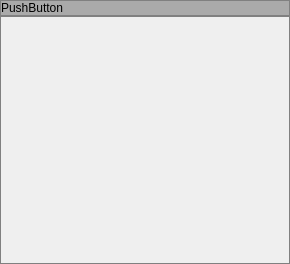
<?xml version="1.0" encoding="UTF-8"?>
<ui version="4.0">
 <class>MyComboPage</class>
 <widget class="QWidget" name="MyComboPage">
  <property name="geometry">
   <rect>
    <x>0</x>
    <y>0</y>
    <width>290</width>
    <height>264</height>
   </rect>
  </property>
  <property name="windowTitle">
   <string>Form</string>
  </property>
  <layout class="QVBoxLayout" name="verticalLayout">
   <property name="spacing">
    <number>0</number>
   </property>
   <property name="leftMargin">
    <number>0</number>
   </property>
   <property name="topMargin">
    <number>0</number>
   </property>
   <property name="rightMargin">
    <number>0</number>
   </property>
   <property name="bottomMargin">
    <number>0</number>
   </property>
   <item>
    <widget class="QPushButton" name="pushButton">
     <property name="layoutDirection">
      <enum>Qt::RightToLeft</enum>
     </property>
     <property name="styleSheet">
      <string notr="true">text-align:left;
 background-color:rgb(170, 170, 170);
 border: 1px solid gray;
    border-radius: 0px;
    padding-left:5px



</string>
     </property>
     <property name="text">
      <string>PushButton</string>
     </property>
     <property name="icon">
      <iconset resource="qrsc.qrc">
       <normaloff>:/img/left-arrow.png</normaloff>:/img/left-arrow.png</iconset>
     </property>
     <property name="checkable">
      <bool>true</bool>
     </property>
     <property name="checked">
      <bool>false</bool>
     </property>
     <property name="autoRepeat">
      <bool>false</bool>
     </property>
     <property name="autoExclusive">
      <bool>false</bool>
     </property>
     <property name="autoDefault">
      <bool>false</bool>
     </property>
     <property name="default">
      <bool>false</bool>
     </property>
     <property name="flat">
      <bool>false</bool>
     </property>
    </widget>
   </item>
   <item>
    <widget class="QWidget" name="widget" native="true">
     <property name="enabled">
      <bool>true</bool>
     </property>
     <property name="styleSheet">
      <string notr="true">border: 1px solid gray;</string>
     </property>
     <layout class="QVBoxLayout" name="verticalLayout_2">
      <property name="leftMargin">
       <number>5</number>
      </property>
      <property name="topMargin">
       <number>5</number>
      </property>
      <property name="rightMargin">
       <number>5</number>
      </property>
      <property name="bottomMargin">
       <number>5</number>
      </property>
     </layout>
    </widget>
   </item>
  </layout>
 </widget>
 <resources>
  <include location="qrsc.qrc"/>
 </resources>
 <connections/>
</ui>
